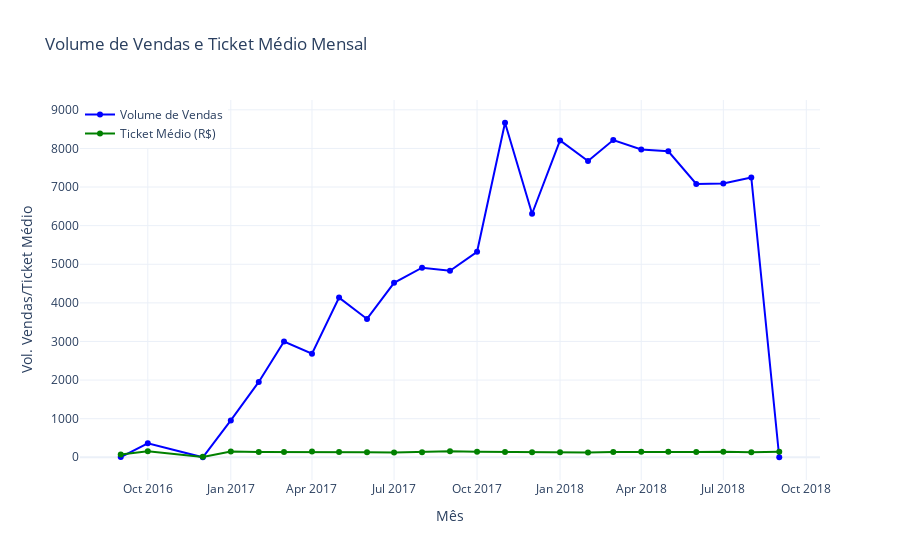

The code cell stored with this chart in its notebook:
### Code cell
trace_sales=go.Scatter(
    x=df_sale_volume['order_purchase_month'],
    y=df_sale_volume[0],
    mode='lines+markers',
    name='Volume de Vendas',
    line=dict(color='blue')
)
trace_ticket=go.Scatter(
    x=df_average_ticket['order_purchase_month'],
    y=df_average_ticket['total_order_value'],
    mode='lines+markers',
    name='Ticket Médio (R$)',
    line=dict(color='green')
)
layout=go.Layout(
    title='Volume de Vendas e Ticket Médio Mensal',
    xaxis=dict(title='Mês'),
    yaxis=dict(title='Vol. Vendas/Ticket Médio'),
    legend=dict(x=0, y=1),
    template='plotly_white'
)
fig=go.Figure(data=[trace_sales, trace_ticket], layout=layout)
fig.show()

### Figure 1 — Plotly figure (JSON) as saved in the notebook; plotly's stock layout.template omitted (floating-point values rounded to 4 significant figures)
{"data": [{"line": {"color": "blue"}, "mode": "lines+markers", "name": "Volume de Vendas", "type": "scatter", "x": ["2016-09", "2016-10", "2016-12", "2017-01", "2017-02", "2017-03", "2017-04", "2017-05", "2017-06", "2017-07", "2017-08", "2017-09", "2017-10", "2017-11", "2017-12", "2018-01", "2018-02", "2018-03", "2018-04", "2018-05", "2018-06", "2018-07", "2018-08", "2018-09"], "y": [6, 363, 1, 955, 1951, 3000, 2684, 4136, 3583, 4519, 4910, 4831, 5322, 8665, 6308, 8208, 7672, 8217, 7975, 7925, 7078, 7092, 7248, 1]}, {"line": {"color": "green"}, "mode": "lines+markers", "name": "Ticket Médio (R$)", "type": "scatter", "x": ["2016-09", "2016-10", "2016-12", "2017-01", "2017-02", "2017-03", "2017-04", "2017-05", "2017-06", "2017-07", "2017-08", "2017-09", "2017-10", "2017-11", "2017-12", "2018-01", "2018-02", "2018-03", "2018-04", "2018-05", "2018-06", "2018-07", "2018-08", "2018-09"], "y": [72.54, 154.6, 10.9, 148.8, 138.3, 137.3, 148.8, 136.0, 131.6, 123.5, 133.5, 156.1, 144.0, 135.8, 129.2, 130.7, 126.8, 135.0, 141.8, 143.5, 137.8, 142.7, 130.9, 145]}], "layout": {"legend": {"x": 0, "y": 1}, "title": {"text": "Volume de Vendas e Ticket Médio Mensal"}, "xaxis": {"title": {"text": "Mês"}}, "yaxis": {"title": {"text": "Vol. Vendas/Ticket Médio"}}}}
